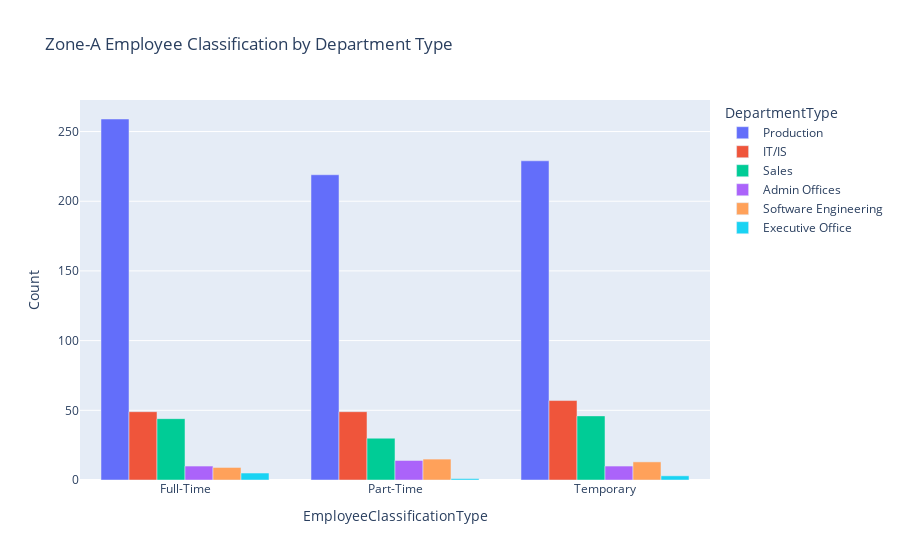

Source (notebook cell):
### Code cell
fig = px.bar(newa, x="EmployeeClassificationType", 
y="Count", color="DepartmentType", 
barmode="group", title="Zone-A Employee Classification by Department Type")
fig.show()

### Figure 1 — Plotly figure (JSON) as saved in the notebook; plotly's stock layout.template omitted (floating-point values rounded to 4 significant figures)
{"data": [{"alignmentgroup": "True", "hovertemplate": "DepartmentType=Production       <br>EmployeeClassificationType=%{x}<br>Count=%{y}<extra></extra>", "legendgroup": "Production       ", "marker": {"color": "#636efa", "pattern": {"shape": ""}}, "name": "Production       ", "offsetgroup": "Production       ", "orientation": "v", "showlegend": true, "textposition": "auto", "type": "bar", "x": ["Full-Time", "Part-Time", "Temporary"], "xaxis": "x", "y": [259, 219, 229], "yaxis": "y"}, {"alignmentgroup": "True", "hovertemplate": "DepartmentType=IT/IS<br>EmployeeClassificationType=%{x}<br>Count=%{y}<extra></extra>", "legendgroup": "IT/IS", "marker": {"color": "#EF553B", "pattern": {"shape": ""}}, "name": "IT/IS", "offsetgroup": "IT/IS", "orientation": "v", "showlegend": true, "textposition": "auto", "type": "bar", "x": ["Full-Time", "Part-Time", "Temporary"], "xaxis": "x", "y": [49, 49, 57], "yaxis": "y"}, {"alignmentgroup": "True", "hovertemplate": "DepartmentType=Sales<br>EmployeeClassificationType=%{x}<br>Count=%{y}<extra></extra>", "legendgroup": "Sales", "marker": {"color": "#00cc96", "pattern": {"shape": ""}}, "name": "Sales", "offsetgroup": "Sales", "orientation": "v", "showlegend": true, "textposition": "auto", "type": "bar", "x": ["Full-Time", "Part-Time", "Temporary"], "xaxis": "x", "y": [44, 30, 46], "yaxis": "y"}, {"alignmentgroup": "True", "hovertemplate": "DepartmentType=Admin Offices<br>EmployeeClassificationType=%{x}<br>Count=%{y}<extra></extra>", "legendgroup": "Admin Offices", "marker": {"color": "#ab63fa", "pattern": {"shape": ""}}, "name": "Admin Offices", "offsetgroup": "Admin Offices", "orientation": "v", "showlegend": true, "textposition": "auto", "type": "bar", "x": ["Full-Time", "Part-Time", "Temporary"], "xaxis": "x", "y": [10, 14, 10], "yaxis": "y"}, {"alignmentgroup": "True", "hovertemplate": "DepartmentType=Software Engineering<br>EmployeeClassificationType=%{x}<br>Count=%{y}<extra></extra>", "legendgroup": "Software Engineering", "marker": {"color": "#FFA15A", "pattern": {"shape": ""}}, "name": "Software Engineering", "offsetgroup": "Software Engineering", "orientation": "v", "showlegend": true, "textposition": "auto", "type": "bar", "x": ["Full-Time", "Part-Time", "Temporary"], "xaxis": "x", "y": [9, 15, 13], "yaxis": "y"}, {"alignmentgroup": "True", "hovertemplate": "DepartmentType=Executive Office<br>EmployeeClassificationType=%{x}<br>Count=%{y}<extra></extra>", "legendgroup": "Executive Office", "marker": {"color": "#19d3f3", "pattern": {"shape": ""}}, "name": "Executive Office", "offsetgroup": "Executive Office", "orientation": "v", "showlegend": true, "textposition": "auto", "type": "bar", "x": ["Full-Time", "Part-Time", "Temporary"], "xaxis": "x", "y": [5, 1, 3], "yaxis": "y"}], "layout": {"barmode": "group", "legend": {"title": {"text": "DepartmentType"}, "tracegroupgap": 0}, "title": {"text": "Zone-A Employee Classification by Department Type"}, "xaxis": {"anchor": "y", "domain": [0, 1], "title": {"text": "EmployeeClassificationType"}}, "yaxis": {"anchor": "x", "domain": [0, 1], "title": {"text": "Count"}}}}
